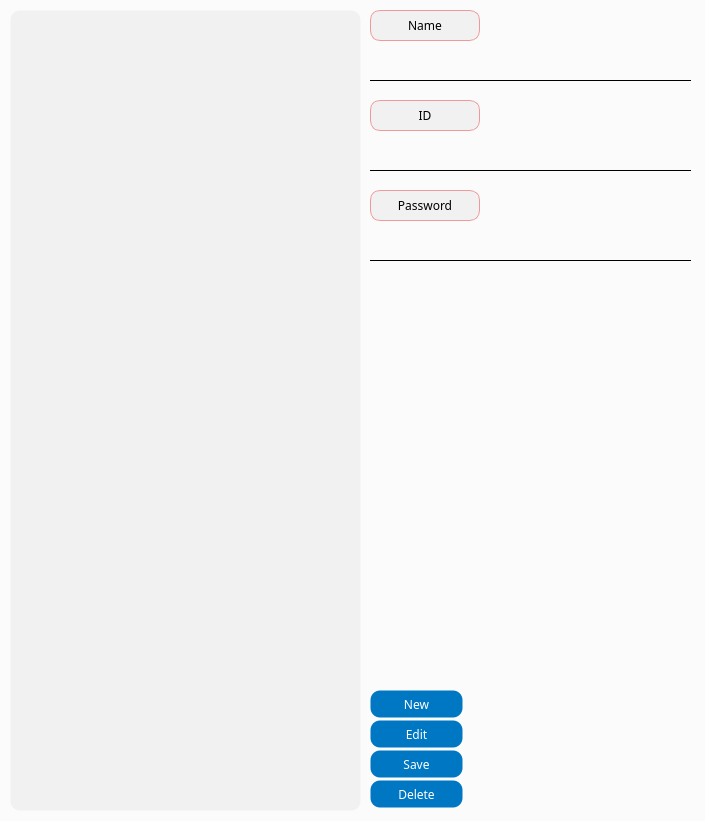
<?xml version="1.0" encoding="UTF-8"?>
<ui version="4.0">
 <class>MainWindow</class>
 <widget class="QMainWindow" name="MainWindow">
  <property name="geometry">
   <rect>
    <x>0</x>
    <y>0</y>
    <width>705</width>
    <height>821</height>
   </rect>
  </property>
  <property name="windowTitle">
   <string>User Management</string>
  </property>
  <property name="styleSheet">
   <string notr="true">QWidget {
	background-color: #fbfbfb;
}

QTableView {
	background-color: #f1f1f1;
	border: 1px solid transparent;
	border-radius: 10px;
}

QPushButton {
    background-color: #0077c2;
    color: white;
    border: 1px solid transparent;
    border-radius: 10px;
    padding: 5px 10px;
}

QPushButton:hover {
    border: 1px solid white;
}

QPushButton:pressed {
    background-color: #005f9e;
    padding-top: 6px;
    padding-bottom: 4px;
}

QPushButton:disabled {
    background-color: lightgray;
    color: gray;
    border: 1px solid gray;
}
</string>
  </property>
  <widget class="QWidget" name="centralwidget">
   <widget class="QTableView" name="userTable">
    <property name="geometry">
     <rect>
      <x>10</x>
      <y>10</y>
      <width>351</width>
      <height>801</height>
     </rect>
    </property>
    <property name="font">
     <font>
      <family>Arial Black</family>
     </font>
    </property>
   </widget>
   <widget class="QPushButton" name="newButton">
    <property name="geometry">
     <rect>
      <x>370</x>
      <y>690</y>
      <width>93</width>
      <height>28</height>
     </rect>
    </property>
    <property name="font">
     <font>
      <family>Arial Black</family>
      <pointsize>9</pointsize>
     </font>
    </property>
    <property name="text">
     <string>New</string>
    </property>
   </widget>
   <widget class="QPushButton" name="saveButton">
    <property name="geometry">
     <rect>
      <x>370</x>
      <y>750</y>
      <width>93</width>
      <height>28</height>
     </rect>
    </property>
    <property name="font">
     <font>
      <family>Arial Black</family>
      <pointsize>9</pointsize>
     </font>
    </property>
    <property name="text">
     <string>Save</string>
    </property>
   </widget>
   <widget class="QPushButton" name="editButton">
    <property name="geometry">
     <rect>
      <x>370</x>
      <y>720</y>
      <width>93</width>
      <height>28</height>
     </rect>
    </property>
    <property name="font">
     <font>
      <family>Arial Black</family>
      <pointsize>9</pointsize>
     </font>
    </property>
    <property name="text">
     <string>Edit</string>
    </property>
   </widget>
   <widget class="QPushButton" name="deleteButton">
    <property name="geometry">
     <rect>
      <x>370</x>
      <y>780</y>
      <width>93</width>
      <height>28</height>
     </rect>
    </property>
    <property name="font">
     <font>
      <family>Arial Black</family>
      <pointsize>9</pointsize>
     </font>
    </property>
    <property name="text">
     <string>Delete</string>
    </property>
   </widget>
   <widget class="QLineEdit" name="userName">
    <property name="geometry">
     <rect>
      <x>370</x>
      <y>50</y>
      <width>321</width>
      <height>31</height>
     </rect>
    </property>
    <property name="font">
     <font>
      <family>Arial Black</family>
     </font>
    </property>
    <property name="styleSheet">
     <string notr="true">QLineEdit {
    border: none;
    border-bottom: 1px solid black;
    background-color: transparent;
    color: black;
}

QLineEdit:disabled {
    border: none;
    border-bottom: 1px solid lightgray;
    background-color:  rgb(236, 236, 236);
    color: lightgray;
}</string>
    </property>
   </widget>
   <widget class="QLineEdit" name="userID">
    <property name="geometry">
     <rect>
      <x>370</x>
      <y>140</y>
      <width>321</width>
      <height>31</height>
     </rect>
    </property>
    <property name="font">
     <font>
      <family>Arial Black</family>
     </font>
    </property>
    <property name="styleSheet">
     <string notr="true">QLineEdit {
    border: none;
    border-bottom: 1px solid black;
    background-color: transparent;
    color: black;
}

QLineEdit:disabled {
    border: none;
    border-bottom: 1px solid lightgray;
    background-color:  rgb(236, 236, 236);
    color: lightgray;
}</string>
    </property>
   </widget>
   <widget class="QLineEdit" name="userPassword">
    <property name="geometry">
     <rect>
      <x>370</x>
      <y>230</y>
      <width>321</width>
      <height>31</height>
     </rect>
    </property>
    <property name="font">
     <font>
      <family>Arial Black</family>
     </font>
    </property>
    <property name="styleSheet">
     <string notr="true">QLineEdit {
    border: none;
    border-bottom: 1px solid black;
    background-color: transparent;
    color: black;
}

QLineEdit:disabled {
    border: none;
    border-bottom: 1px solid lightgray;
    background-color:  rgb(236, 236, 236);
    color: lightgray;
}</string>
    </property>
   </widget>
   <widget class="QLabel" name="label_33">
    <property name="geometry">
     <rect>
      <x>370</x>
      <y>10</y>
      <width>110</width>
      <height>31</height>
     </rect>
    </property>
    <property name="minimumSize">
     <size>
      <width>110</width>
      <height>0</height>
     </size>
    </property>
    <property name="maximumSize">
     <size>
      <width>110</width>
      <height>16777215</height>
     </size>
    </property>
    <property name="font">
     <font>
      <family>Arial Black</family>
      <pointsize>9</pointsize>
     </font>
    </property>
    <property name="styleSheet">
     <string notr="true">background-color:rgb(241, 241, 241);
border: 1px solid #ef9a9a;
border-radius: 10px;</string>
    </property>
    <property name="frameShape">
     <enum>QFrame::Box</enum>
    </property>
    <property name="text">
     <string>Name</string>
    </property>
    <property name="alignment">
     <set>Qt::AlignCenter</set>
    </property>
   </widget>
   <widget class="QLabel" name="label_34">
    <property name="geometry">
     <rect>
      <x>370</x>
      <y>100</y>
      <width>110</width>
      <height>31</height>
     </rect>
    </property>
    <property name="minimumSize">
     <size>
      <width>110</width>
      <height>0</height>
     </size>
    </property>
    <property name="maximumSize">
     <size>
      <width>110</width>
      <height>16777215</height>
     </size>
    </property>
    <property name="font">
     <font>
      <family>Arial Black</family>
      <pointsize>9</pointsize>
     </font>
    </property>
    <property name="styleSheet">
     <string notr="true">background-color:rgb(241, 241, 241);
border: 1px solid #ef9a9a;
border-radius: 10px;</string>
    </property>
    <property name="frameShape">
     <enum>QFrame::Box</enum>
    </property>
    <property name="text">
     <string>ID</string>
    </property>
    <property name="alignment">
     <set>Qt::AlignCenter</set>
    </property>
   </widget>
   <widget class="QLabel" name="label_35">
    <property name="geometry">
     <rect>
      <x>370</x>
      <y>190</y>
      <width>110</width>
      <height>31</height>
     </rect>
    </property>
    <property name="minimumSize">
     <size>
      <width>110</width>
      <height>0</height>
     </size>
    </property>
    <property name="maximumSize">
     <size>
      <width>110</width>
      <height>16777215</height>
     </size>
    </property>
    <property name="font">
     <font>
      <family>Arial Black</family>
      <pointsize>9</pointsize>
     </font>
    </property>
    <property name="styleSheet">
     <string notr="true">background-color:rgb(241, 241, 241);
border: 1px solid #ef9a9a;
border-radius: 10px;</string>
    </property>
    <property name="frameShape">
     <enum>QFrame::Box</enum>
    </property>
    <property name="text">
     <string>Password</string>
    </property>
    <property name="alignment">
     <set>Qt::AlignCenter</set>
    </property>
   </widget>
  </widget>
 </widget>
 <tabstops>
  <tabstop>userName</tabstop>
  <tabstop>userID</tabstop>
  <tabstop>userPassword</tabstop>
  <tabstop>newButton</tabstop>
  <tabstop>editButton</tabstop>
  <tabstop>saveButton</tabstop>
  <tabstop>deleteButton</tabstop>
  <tabstop>userTable</tabstop>
 </tabstops>
 <resources/>
 <connections/>
</ui>
